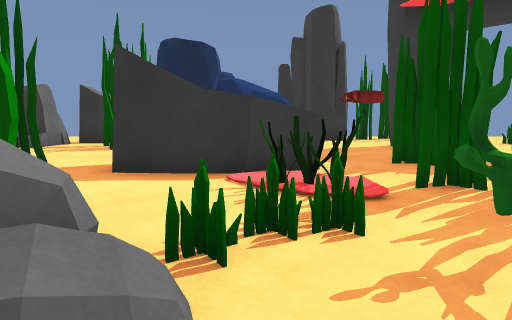
[1] (above)

24 first-person views from a walk through a Unity game level. The camera is 1.5 m above the floor, tilts 6° down and sees 70° across. The floor is counted in squares, 1 m on a side. Each view is taken from the middle of a square. On the plan, view 1 faces up. The plan holds only what a view shows up to about 16 squares ahead; the rest is blank. Some animated figures are left out.

[2]
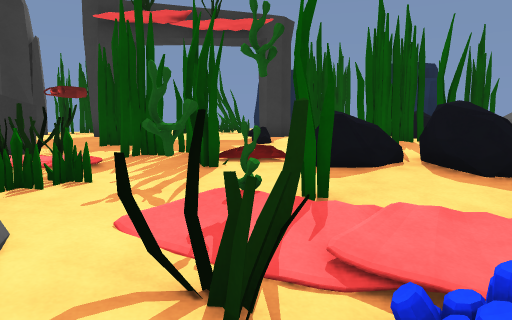

[3]
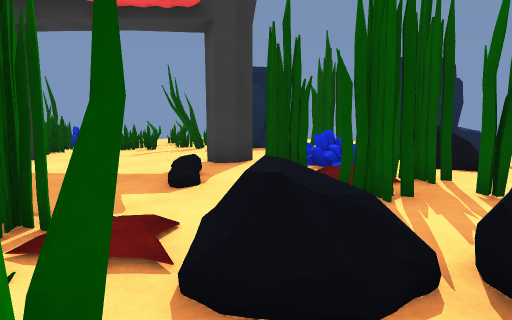

[4]
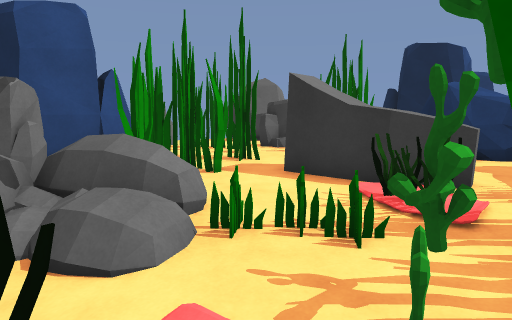

[5]
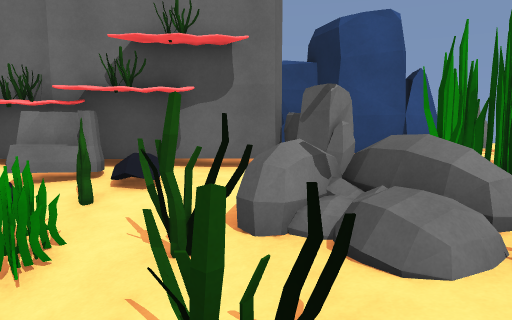

[6]
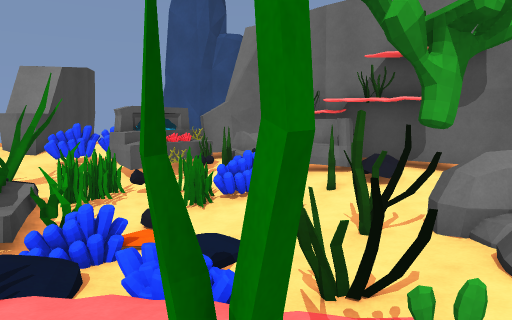

[7]
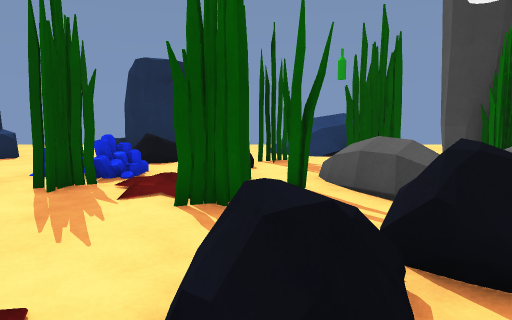

[8]
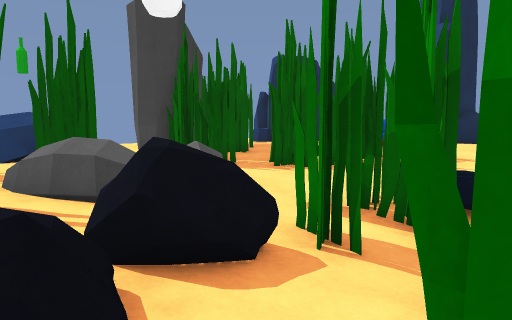

[9]
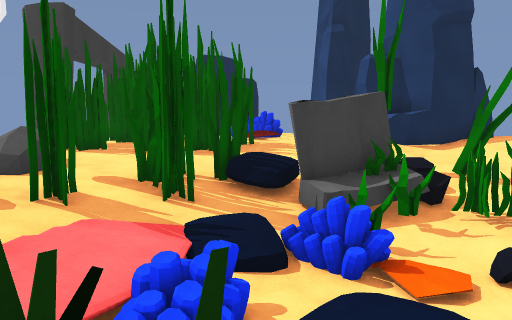

[10]
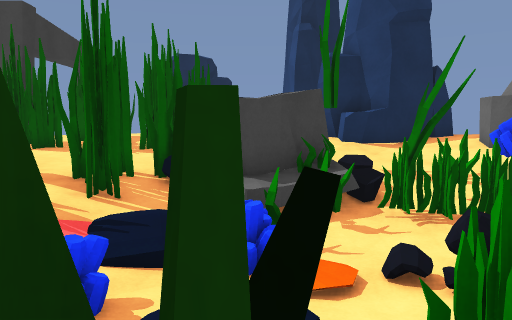

[11]
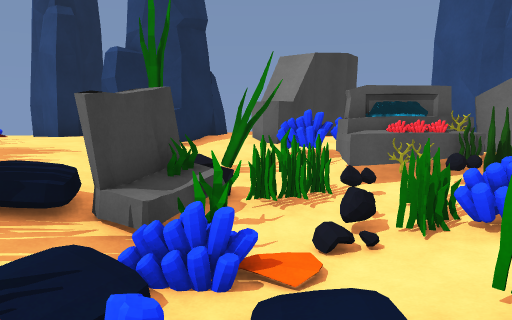

[12]
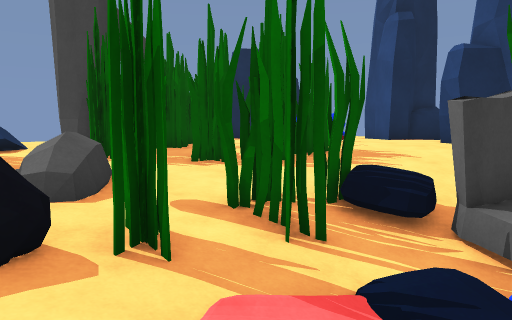

[13]
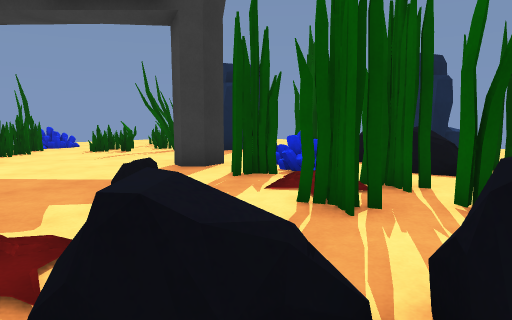

[14]
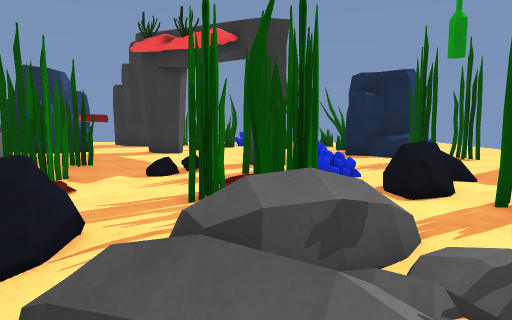

[15]
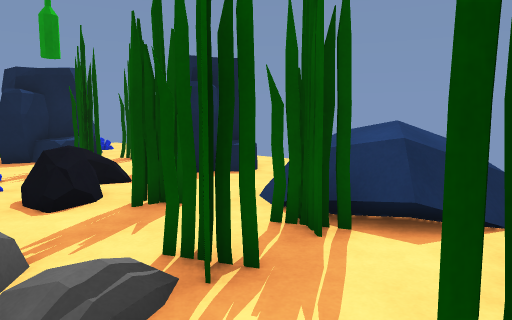

[16]
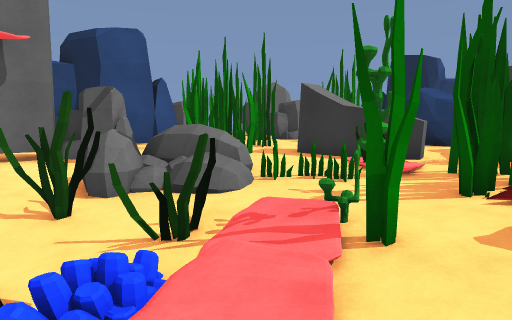

[17]
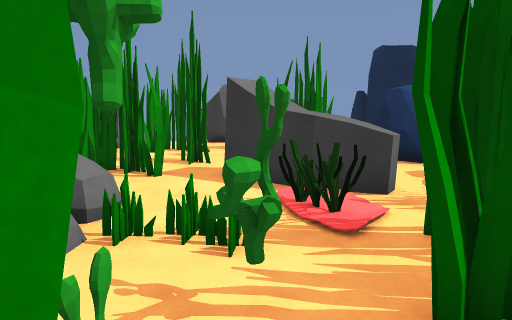

[18]
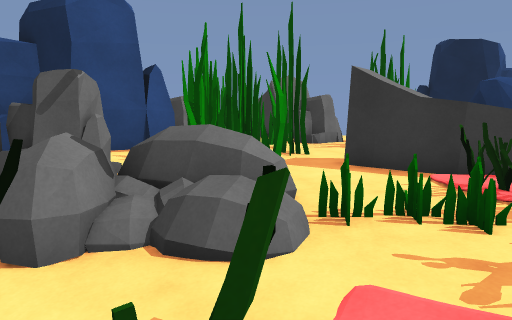

[19]
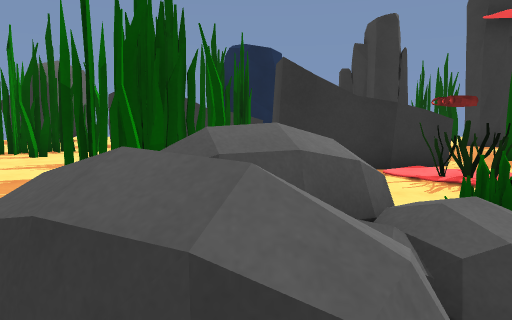

[20]
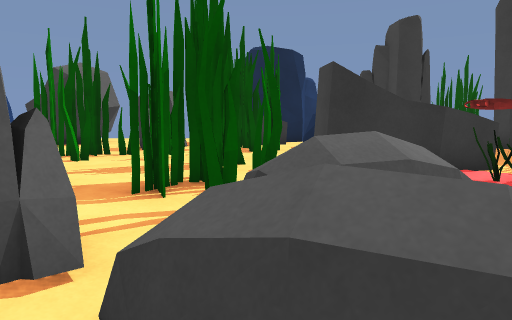

[21]
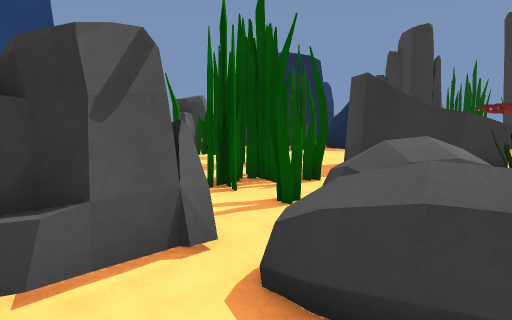

[22]
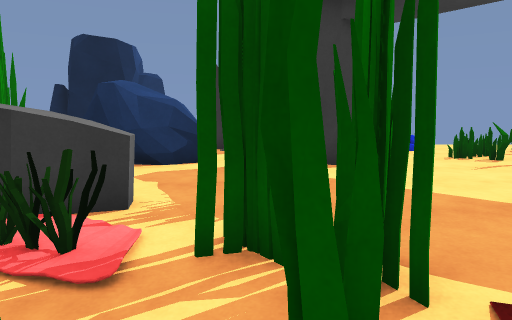

[23]
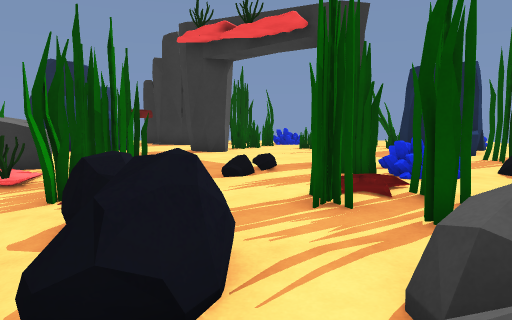

[24]
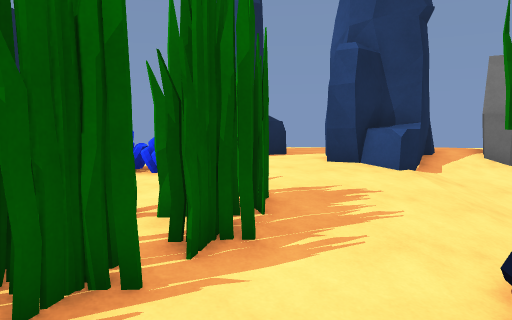

### Floor plan
Key: @ floor where view 1 was taken; # wall or solid block; x gap in a wall; . main floor; : floor 0.25 m higher than the main floor; - floor 0.25 m lower than the main floor; _ floor 0.5 m lower than the main floor; < floor 0.75 m lower than the main floor; ( floor 1 m lower than the main floor; ! floor 1.25 m lower than the main floor; / step, stairs or slope; = window, fence, low wall or low ledge; ^ raised ledge; O other object.
Columns run from 13 left of view 1 to 20 right of it. Each row starts with its distance up from view 1.
 17                #     #
 16         ###    ##x#  #=.
 15 OOOO           . .. =#..
 14  OOO  ##^^^.   . .. x..==#
 13 OOO   #.  .#  #....#=.=#===
 12     .##.#######=..##...##.#  #
 11     .x...##.##............####..
 10     ##...... ..OO.........#^^...
  9  ######..... ...................
  8  ###.##....................x...
  7     ....##x##^^-#.....##......##
  6     #...##------x-..O.##=....###
  5     #..-##----//##-//.##O.=..###..
  4     #.--##---==-##--.........#^^..
  3     #.---x^^==_##  --#.#.^=...=.
  2    #  ##_^^=#____-=--###.=#.....
  1    #^###=^^==//=#_==--x...#.//
  0       #__=^=<@////-==-==....=
 -1       #___<<//////_=-===:#.##
 -2       # /<<<((/=///#-===....O
 -3       ##=#==#(/!///_--=#..../
 -4       #######!==# ##_---####
 -5       #####=#!====##_--##.#
 -6       ######===#^###--##..x
 -7       # ####=####///-###..###
 -8       #=###==####///.###...#
 -9       #########=#//..##.  .#
-10        ######<##///..::.
-11        #   ###_///..::===
-12        #    =x///^^#::: =
-13            ..x///###:::.
-14            .##^/## #:##.
-15             ##xx#  :^###
-16                      #

Positions as (right, up) in squares from view 1, and headings:
1: (0, 0), facing up
2: (-1, -2), facing up-right
3: (3, 0), facing up-right
4: (3, 0), facing up-left
5: (3, 0), facing left
6: (4, 2), facing down-left
7: (3, 2), facing right
8: (3, 2), facing down-right
9: (-1, 0), facing down-right
10: (-2, -1), facing down-right
11: (1, 0), facing down
12: (2, 0), facing down-right
13: (4, 0), facing up-right
14: (9, -4), facing up
15: (10, -4), facing up-right
16: (5, -3), facing up-left
17: (4, 1), facing up-left
18: (2, -1), facing up-left
19: (-3, -1), facing up
20: (-4, -1), facing up
21: (-5, -2), facing up
22: (3, 2), facing up
23: (7, -3), facing up
24: (8, -3), facing down
